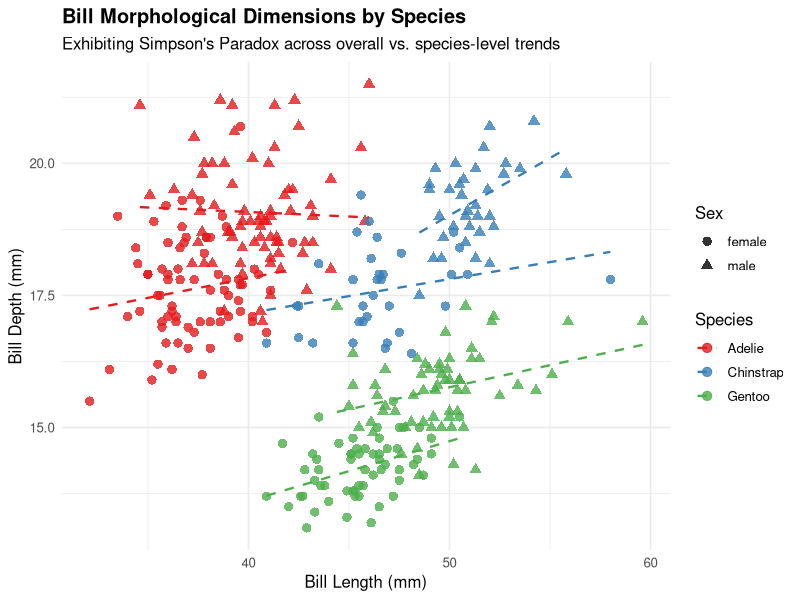

Reproduce this figure in R.
## ---- chunk 1
#| label: r-data-prep
#| message: false
#| warning: false
library(palmerpenguins)
library(dplyr)
library(ggplot2)
library(tidyr)

# Clean dataset removing NA values in body metrics
penguins_clean <- penguins %>%
  drop_na(species, bill_length_mm, bill_depth_mm, flipper_length_mm, body_mass_g, sex) %>%
  mutate(
    species = as.character(species),
    bill_ratio = bill_length_mm / bill_depth_mm
  )

glimpse(penguins_clean)
## ---- chunk 2
#| label: r-summary-table
bill_summary <- penguins_clean %>%
  group_by(species, island) %>%
  summarise(
    n = n(),
    mean_bill_len = mean(bill_length_mm),
    mean_bill_dep = mean(bill_depth_mm),
    mean_bill_ratio = mean(bill_ratio),
    .groups = "drop"
  ) %>%
  arrange(desc(mean_bill_ratio))

knitr::kable(bill_summary, digits = 2, col.names = c("Species", "Island", "Count", "Mean Length (mm)", "Mean Depth (mm)", "Bill Length/Depth Ratio"))
## ---- chunk 3
#| label: fig-r-bill-dimensions
#| fig-cap: "Bill Length vs. Bill Depth across Palmer Penguin Species."
#| fig-width: 8
#| fig-height: 5.5

ggplot(penguins_clean, aes(x = bill_length_mm, y = bill_depth_mm, color = species, shape = sex)) +
  geom_point(size = 2.8, alpha = 0.8) +
  geom_smooth(method = "lm", se = FALSE, linetype = "dashed", size = 0.8) +
  scale_color_brewer(palette = "Set1") +
  labs(
    title = "Bill Morphological Dimensions by Species",
    subtitle = "Exhibiting Simpson's Paradox across overall vs. species-level trends",
    x = "Bill Length (mm)",
    y = "Bill Depth (mm)",
    color = "Species",
    shape = "Sex"
  ) +
  theme_minimal(base_size = 12) +
  theme(
    plot.title = element_text(face = "bold"),
    legend.position = "right"
  )
